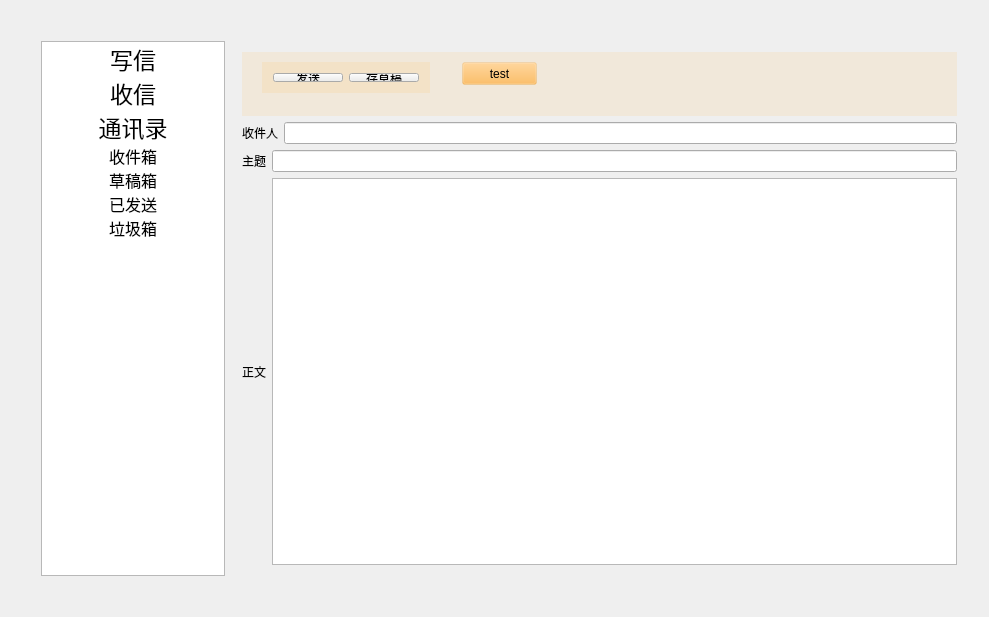
<?xml version="1.0" encoding="UTF-8"?>
<ui version="4.0">
 <class>Widget</class>
 <widget class="QWidget" name="Widget">
  <property name="geometry">
   <rect>
    <x>0</x>
    <y>0</y>
    <width>989</width>
    <height>617</height>
   </rect>
  </property>
  <property name="minimumSize">
   <size>
    <width>699</width>
    <height>545</height>
   </size>
  </property>
  <property name="windowTitle">
   <string>Widget</string>
  </property>
  <layout class="QGridLayout" name="gridLayout" columnstretch="0">
   <item row="0" column="0">
    <layout class="QHBoxLayout" name="horizontalLayout" stretch="1,4">
     <property name="leftMargin">
      <number>30</number>
     </property>
     <property name="topMargin">
      <number>30</number>
     </property>
     <property name="rightMargin">
      <number>10</number>
     </property>
     <property name="bottomMargin">
      <number>30</number>
     </property>
     <item>
      <widget class="QListWidget" name="listWidget">
       <property name="minimumSize">
        <size>
         <width>50</width>
         <height>70</height>
        </size>
       </property>
       <property name="focusPolicy">
        <enum>Qt::NoFocus</enum>
       </property>
       <property name="selectionMode">
        <enum>QAbstractItemView::SingleSelection</enum>
       </property>
       <property name="iconSize">
        <size>
         <width>30</width>
         <height>30</height>
        </size>
       </property>
       <property name="spacing">
        <number>22</number>
       </property>
       <item>
        <property name="text">
         <string>写信</string>
        </property>
        <property name="font">
         <font>
          <pointsize>17</pointsize>
          <underline>false</underline>
         </font>
        </property>
        <property name="textAlignment">
         <set>AlignCenter</set>
        </property>
        <property name="background">
         <brush brushstyle="SolidPattern">
          <color alpha="255">
           <red>255</red>
           <green>255</green>
           <blue>255</blue>
          </color>
         </brush>
        </property>
        <property name="icon">
         <iconset theme="写信图标">
          <normaloff>../write_email (1).png</normaloff>
          <normalon>../write_email (1).png</normalon>
          <disabledoff>write_email.png</disabledoff>
          <disabledon>write_email.png</disabledon>
          <activeoff>write_email.png</activeoff>
          <activeon>write_email (1).png</activeon>
          <selectedoff>write_email.png</selectedoff>
          <selectedon>../write_email.png</selectedon>../write_email (1).png</iconset>
        </property>
       </item>
       <item>
        <property name="text">
         <string>收信</string>
        </property>
        <property name="font">
         <font>
          <pointsize>17</pointsize>
         </font>
        </property>
        <property name="textAlignment">
         <set>AlignCenter</set>
        </property>
        <property name="icon">
         <iconset>
          <normaloff>../下载 (1).png</normaloff>
          <normalon>../下载.png</normalon>
          <selectedon>../下载.png</selectedon>../下载 (1).png</iconset>
        </property>
       </item>
       <item>
        <property name="text">
         <string>通讯录</string>
        </property>
        <property name="font">
         <font>
          <pointsize>17</pointsize>
         </font>
        </property>
        <property name="textAlignment">
         <set>AlignCenter</set>
        </property>
        <property name="icon">
         <iconset>
          <normaloff>../通讯录 (1).png</normaloff>
          <normalon>../通讯录.png</normalon>../通讯录 (1).png</iconset>
        </property>
       </item>
       <item>
        <property name="text">
         <string>收件箱</string>
        </property>
        <property name="font">
         <font>
          <pointsize>12</pointsize>
         </font>
        </property>
        <property name="textAlignment">
         <set>AlignCenter</set>
        </property>
       </item>
       <item>
        <property name="text">
         <string>草稿箱</string>
        </property>
        <property name="font">
         <font>
          <pointsize>12</pointsize>
         </font>
        </property>
        <property name="textAlignment">
         <set>AlignCenter</set>
        </property>
       </item>
       <item>
        <property name="text">
         <string>已发送</string>
        </property>
        <property name="font">
         <font>
          <pointsize>12</pointsize>
         </font>
        </property>
        <property name="textAlignment">
         <set>AlignCenter</set>
        </property>
       </item>
       <item>
        <property name="text">
         <string>垃圾箱</string>
        </property>
        <property name="font">
         <font>
          <pointsize>12</pointsize>
         </font>
        </property>
        <property name="textAlignment">
         <set>AlignCenter</set>
        </property>
       </item>
      </widget>
     </item>
     <item>
      <widget class="QStackedWidget" name="stackedWidget">
       <property name="focusPolicy">
        <enum>Qt::StrongFocus</enum>
       </property>
       <property name="currentIndex">
        <number>0</number>
       </property>
       <widget class="QWidget" name="pageWrite">
        <layout class="QGridLayout" name="gridLayout_4">
         <item row="0" column="0">
          <layout class="QVBoxLayout" name="verticalLayout_3" stretch="2,2,2,12">
           <item>
            <widget class="QWidget" name="widget_3" native="true">
             <property name="styleSheet">
              <string notr="true">background-color: rgb(252, 175, 62,30);

</string>
             </property>
             <widget class="QWidget" name="layoutWidget">
              <property name="geometry">
               <rect>
                <x>20</x>
                <y>10</y>
                <width>168</width>
                <height>31</height>
               </rect>
              </property>
              <layout class="QHBoxLayout" name="horizontalLayout_4">
               <item>
                <widget class="QPushButton" name="sendMailBtn">
                 <property name="styleSheet">
                  <string notr="true">background-color: rgb(238, 238, 236);</string>
                 </property>
                 <property name="text">
                  <string>发送</string>
                 </property>
                </widget>
               </item>
               <item>
                <widget class="QPushButton" name="saveDraftBtn">
                 <property name="styleSheet">
                  <string notr="true">background-color: rgb(238, 238, 236);</string>
                 </property>
                 <property name="text">
                  <string>存草稿</string>
                 </property>
                </widget>
               </item>
              </layout>
             </widget>
             <widget class="QPushButton" name="pushButton">
              <property name="geometry">
               <rect>
                <x>220</x>
                <y>10</y>
                <width>75</width>
                <height>23</height>
               </rect>
              </property>
              <property name="text">
               <string>test</string>
              </property>
             </widget>
            </widget>
           </item>
           <item>
            <layout class="QHBoxLayout" name="horizontalLayout_5">
             <item>
              <widget class="QLabel" name="labelRecipient">
               <property name="text">
                <string>收件人</string>
               </property>
              </widget>
             </item>
             <item>
              <widget class="QLineEdit" name="lineEditRecipient"/>
             </item>
            </layout>
           </item>
           <item>
            <layout class="QHBoxLayout" name="horizontalLayout_6">
             <item>
              <widget class="QLabel" name="labelTheme_2">
               <property name="text">
                <string>主题</string>
               </property>
              </widget>
             </item>
             <item>
              <widget class="QLineEdit" name="lineEditTheme"/>
             </item>
            </layout>
           </item>
           <item>
            <layout class="QHBoxLayout" name="horizontalLayout_7" stretch="0,0">
             <item>
              <widget class="QLabel" name="label">
               <property name="text">
                <string>正文</string>
               </property>
              </widget>
             </item>
             <item>
              <widget class="QTextEdit" name="textEditContent"/>
             </item>
            </layout>
           </item>
          </layout>
         </item>
        </layout>
       </widget>
       <widget class="QWidget" name="pageReceive">
        <layout class="QGridLayout" name="gridLayout_2">
         <item row="0" column="0">
          <layout class="QVBoxLayout" name="verticalLayout" stretch="2,2,1,15">
           <item>
            <widget class="QWidget" name="widget" native="true">
             <property name="autoFillBackground">
              <bool>false</bool>
             </property>
             <property name="styleSheet">
              <string notr="true">background-color: rgb(252, 175, 62,30);

</string>
             </property>
             <widget class="QWidget" name="layoutWidget">
              <property name="geometry">
               <rect>
                <x>10</x>
                <y>11</y>
                <width>681</width>
                <height>33</height>
               </rect>
              </property>
              <layout class="QHBoxLayout" name="horizontalLayout_3">
               <item>
                <widget class="QPushButton" name="deleteCompleteBtn">
                 <property name="styleSheet">
                  <string notr="true">background-color: rgb(238, 238, 236);</string>
                 </property>
                 <property name="text">
                  <string>彻底删除</string>
                 </property>
                </widget>
               </item>
               <item>
                <widget class="QPushButton" name="deleteCheckedBtn">
                 <property name="styleSheet">
                  <string notr="true">background-color: rgb(238, 238, 236);</string>
                 </property>
                 <property name="text">
                  <string>删除</string>
                 </property>
                </widget>
               </item>
               <item>
                <widget class="QPushButton" name="markAllReadedBtn">
                 <property name="styleSheet">
                  <string notr="true">background-color: rgb(238, 238, 236);</string>
                 </property>
                 <property name="text">
                  <string>全部标为已读</string>
                 </property>
                </widget>
               </item>
               <item>
                <widget class="QPushButton" name="pushButton_2">
                 <property name="text">
                  <string>显示一哈</string>
                 </property>
                </widget>
               </item>
              </layout>
             </widget>
            </widget>
           </item>
           <item>
            <widget class="QCheckBox" name="checkBox">
             <property name="text">
              <string>全选</string>
             </property>
            </widget>
           </item>
           <item>
            <widget class="Line" name="line">
             <property name="orientation">
              <enum>Qt::Horizontal</enum>
             </property>
            </widget>
           </item>
           <item>
            <widget class="QTableView" name="tableView">
             <attribute name="horizontalHeaderVisible">
              <bool>false</bool>
             </attribute>
             <attribute name="verticalHeaderVisible">
              <bool>false</bool>
             </attribute>
            </widget>
           </item>
          </layout>
         </item>
        </layout>
       </widget>
       <widget class="QWidget" name="pageBook">
        <widget class="QLabel" name="label_2">
         <property name="geometry">
          <rect>
           <x>320</x>
           <y>230</y>
           <width>131</width>
           <height>17</height>
          </rect>
         </property>
         <property name="text">
          <string>通讯录页面</string>
         </property>
        </widget>
       </widget>
       <widget class="QWidget" name="pageReceiveBox">
        <widget class="QLabel" name="label_4">
         <property name="geometry">
          <rect>
           <x>340</x>
           <y>250</y>
           <width>181</width>
           <height>17</height>
          </rect>
         </property>
         <property name="text">
          <string>收件箱</string>
         </property>
        </widget>
       </widget>
       <widget class="QWidget" name="pageDraftBox">
        <widget class="QLabel" name="label_3">
         <property name="geometry">
          <rect>
           <x>260</x>
           <y>250</y>
           <width>67</width>
           <height>17</height>
          </rect>
         </property>
         <property name="text">
          <string>草稿箱</string>
         </property>
        </widget>
       </widget>
       <widget class="QWidget" name="pageSended">
        <widget class="QLabel" name="label_5">
         <property name="geometry">
          <rect>
           <x>370</x>
           <y>250</y>
           <width>141</width>
           <height>17</height>
          </rect>
         </property>
         <property name="text">
          <string>已发送页面</string>
         </property>
        </widget>
       </widget>
       <widget class="QWidget" name="pageRubbish">
        <widget class="QLabel" name="label_6">
         <property name="geometry">
          <rect>
           <x>320</x>
           <y>240</y>
           <width>101</width>
           <height>21</height>
          </rect>
         </property>
         <property name="text">
          <string>垃圾箱页面</string>
         </property>
        </widget>
       </widget>
       <widget class="QWidget" name="pageReadMail">
        <layout class="QGridLayout" name="gridLayout_3">
         <item row="0" column="0">
          <layout class="QVBoxLayout" name="verticalLayout_2" stretch="2,1,1,2,13">
           <item>
            <widget class="QWidget" name="widget_2" native="true">
             <property name="styleSheet">
              <string notr="true">background-color: rgb(252, 175, 62,30);\n\n</string>
             </property>
             <widget class="QWidget" name="layoutWidget">
              <property name="geometry">
               <rect>
                <x>11</x>
                <y>10</y>
                <width>368</width>
                <height>33</height>
               </rect>
              </property>
              <layout class="QHBoxLayout" name="horizontalLayout_2">
               <item>
                <widget class="QPushButton" name="replyBtn">
                 <property name="styleSheet">
                  <string notr="true">background-color: rgb(238, 238, 236);</string>
                 </property>
                 <property name="text">
                  <string>回复</string>
                 </property>
                </widget>
               </item>
               <item>
                <widget class="QPushButton" name="deleteMailBtn">
                 <property name="styleSheet">
                  <string notr="true">background-color: rgb(238, 238, 236);</string>
                 </property>
                 <property name="text">
                  <string>删除</string>
                 </property>
                </widget>
               </item>
               <item>
                <widget class="QPushButton" name="addNowContactBtn">
                 <property name="styleSheet">
                  <string notr="true">background-color: rgb(238, 238, 236);</string>
                 </property>
                 <property name="text">
                  <string>添加该联系人</string>
                 </property>
                </widget>
               </item>
               <item>
                <widget class="QComboBox" name="comboBoxMark">
                 <property name="sizePolicy">
                  <sizepolicy hsizetype="Preferred" vsizetype="Expanding">
                   <horstretch>0</horstretch>
                   <verstretch>0</verstretch>
                  </sizepolicy>
                 </property>
                 <property name="styleSheet">
                  <string notr="true">background-color: rgb(238, 238, 236);</string>
                 </property>
                 <item>
                  <property name="text">
                   <string>无标记</string>
                  </property>
                 </item>
                 <item>
                  <property name="text">
                   <string>星标邮件</string>
                  </property>
                 </item>
                 <item>
                  <property name="text">
                   <string>已读邮件</string>
                  </property>
                 </item>
                </widget>
               </item>
              </layout>
             </widget>
            </widget>
           </item>
           <item>
            <widget class="QLabel" name="labelSender">
             <property name="text">
              <string>发件人</string>
             </property>
            </widget>
           </item>
           <item>
            <widget class="Line" name="line_2">
             <property name="orientation">
              <enum>Qt::Horizontal</enum>
             </property>
            </widget>
           </item>
           <item>
            <widget class="QLabel" name="labelTheme">
             <property name="font">
              <font>
               <pointsize>20</pointsize>
              </font>
             </property>
             <property name="text">
              <string>主题</string>
             </property>
            </widget>
           </item>
           <item>
            <widget class="QTextEdit" name="textEdit">
             <property name="font">
              <font>
               <pointsize>20</pointsize>
              </font>
             </property>
            </widget>
           </item>
          </layout>
         </item>
        </layout>
       </widget>
       <widget class="QWidget" name="page_9"/>
      </widget>
     </item>
    </layout>
   </item>
  </layout>
 </widget>
 <layoutdefault spacing="6" margin="11"/>
 <resources/>
 <connections/>
</ui>
